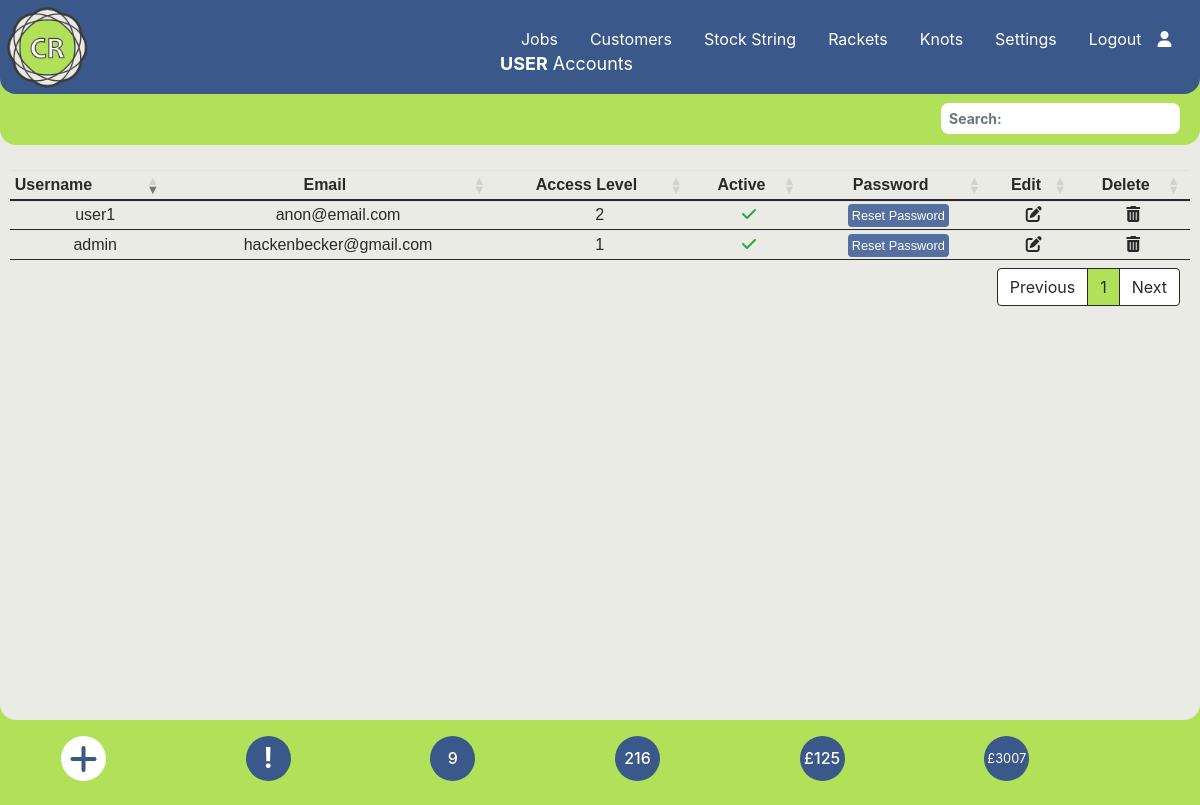
Page /site-users.php (signed in) on the committed database.
### tables this page shows
CREATE TABLE `accounts` (
  `id` int(11) NOT NULL,
  `username` varchar(50) NOT NULL,
  `password` varchar(255) NOT NULL,
  `level` int(3) NOT NULL,
  `email` varchar(100) NOT NULL,
  `active` int(11) NOT NULL DEFAULT 0
);

CREATE TABLE `settings` (
  `id` int(5) NOT NULL,
  `description` varchar(20) NOT NULL,
  `value` varchar(5) NOT NULL
);

### site-users.php (the view, shortened to what this page needs)
<?php require_once('./Connections/wcba.php');
require_once('./menu.php');
$current_month_text = date("F");
$current_month_numeric = date("m");
$current_year = date("Y");
$sql = "SELECT * FROM accounts";
$Recordset1 = mysqli_query($conn, $sql) or die(mysqli_error($conn));
$row_Recordset1 = mysqli_fetch_assoc($Recordset1);
$query_Recordset6 = "SELECT * FROM stringjobs WHERE collection_date LIKE '___" . $current_month_numeric . "/" . $current_year . "%'ORDER BY job_id ASC;";
$Recordset6 = mysqli_query($conn, $query_Recordset6) or die(mysqli_error($conn));
$totalRows_Recordset6 = mysqli_num_rows($Recordset6);
$query_Recordset7 = "SELECT * FROM stringjobs ORDER BY job_id ASC;";
$Recordset7 = mysqli_query($conn, $query_Recordset7) or die(mysqli_error($conn));
$totalRows_Recordset7 = mysqli_num_rows($Recordset7);
$query_Recordset8 = "SELECT SUM(price) as SUM from stringjobs;";
$Recordset8 = mysqli_query($conn, $query_Recordset8) or die(mysqli_error($conn));
$row_Recordset8 = mysqli_fetch_assoc($Recordset8);
$sum = $row_Recordset8['SUM'];
$query_Recordset9 = "SELECT SUM(price) as SUM from stringjobs WHERE paid != '1';";
$Recordset9 = mysqli_query($conn, $query_Recordset9) or die(mysqli_error($conn));
$row_Recordset9 = mysqli_fetch_assoc($Recordset9);
$sum_owed = $row_Recordset9['SUM'];
?>
<!DOCTYPE html>
<html lang="en">
<head>
  <link rel="stylesheet" href="https://cdnjs.cloudflare.com/ajax/libs/font-awesome/6.4.2/css/all.min.css">
  <link rel="stylesheet" href="https://stackpath.bootstrapcdn.com/bootstrap/4.3.1/css/bootstrap.min.css">
  <link rel="stylesheet" href="https://cdnjs.cloudflare.com/ajax/libs/bootstrap-datepicker/1.9.0/css/bootstrap-datepicker3.min.css">
  <link rel="stylesheet" href="./css/style.css">
  <link rel="stylesheet" type="text/css" href="https://cdn.datatables.net/1.13.6/css/dataTables.bootstrap4.min.css" />
</head>
<body data-spy="scroll" data-target="#main-nav">
  <?php
  echo $main_menus;
  ?>
  <div>
    <div class="home-section diva">
      <p class="fxdtext"><strong>USER</strong> Accounts</p>
      <table id="tblUser" class="table-text tabl-hover table table-sm center">
        <thead>
          <tr>
            <th>
              Username
            </th>
            <th class="d-none d-lg-table-cell" style="text-align: center">
              Email
            </th>
            <th style="text-align: center">
              Access Level
            </th>
            <th class="d-none d-lg-table-cell" style="text-align: center">
              Active
            </th>
            <th class="d-none d-md-table-cell" style="text-align: center">
              Password
            </th>
            <th style="text-align: center">
              Edit
            </th>
            <th style="text-align: center">
              Delete
            </th>
          </tr>
        </thead>
        <tbody>
          <?php
          do { ?>
            <tr>
              <td class="pl-3"><?php echo $row_Recordset1['username']; ?></td>
              <td class="d-none d-lg-table-cell pl-3" style="text-align: center"><?php echo $row_Recordset1['email']; ?></td>
              <td class="pl-3" style="text-align: center"><?php echo $row_Recordset1['level']; ?></td>
              <td class="d-none d-lg-table-cell" style="text-align: center">
                <?php
                if ($row_Recordset1['active'] == '1') { ?>
                  <i class="text-success fa-solid fa-check"></i>
                <?php } else { ?>
                  <i class="text-danger fa-solid fa-xmark"></i><?php } ?>
              </td>
              <td class="d-none d-md-table-cell" style="text-align: center">
                <small class="p-1 modal_button_submit rounded m-1" data-toggle="modal" data-target="#UserPass<?php echo $row_Recordset1['id']; ?>">Reset Password</small>
              </td>
              <td style="text-align: center"><i class=" fa-solid fa-pen-to-square" data-toggle="modal" data-target="#UserEdit<?php echo $row_Recordset1['id']; ?>"></i></td>
              <td style="text-align: center"><i class=" fa-solid fa-trash-can" data-toggle="modal" data-target="#UserDelete<?php echo $row_Recordset1['id']; ?>"></i></td>
            </tr>
          <?php
          } while ($row_Recordset1 = mysqli_fetch_assoc($Recordset1)); ?>
        </tbody>
      </table>
    </div>
  </div>
  <div class="container center">
    <div class="p-3 row">
      <div class="col-2">
        <a href="#" type="button" class="dot fa-solid fa-plus fa-2x" data-toggle="modal" data-target="#AddUser"></a>
      </div>
      <?php if (!empty($_SESSION['message'])) { ?>
        <div class="col-2">
          <h3 class="blinking" title="Warning Messages" data-toggle="modal" data-target="#warningModal"><strong>!</strong></h3>
        </div>
      <?php } else { ?>
        <div class="col-2">
          <h3 class="dotb" title="Warning Messages"><strong>!</strong></h3>
        </div>
      <?php } ?>
      <div class="col-2">
        <h3 class="dotbt h6 " title="Restrings for <?php echo $current_month_text; ?>"><?php echo $totalRows_Recordset6 ?></h3>
      </div>
      <div class="col-2">
        <a href="#" class="dotbt h6" title="Total restrings"><?php echo $totalRows_Recordset7 ?></a>
      </div>
      <div class="col-2">
        <a href="./jobs-unpaid.php" class="dotbt h6" title="Amount Owed"><?php echo "$currency" . $sum_owed ?></a>
      </div>
      <div class="col-2">
        <a href="#" class="dotbtt h7" title="Total Income"><small><?php echo "$currency" . $sum ?></small></a>
      </div>
    </div>
  </div>
</body>
</html>

### css/style.css (style rules this page uses)
body { background: #b1e158; color: #fff; z-index: 0; }
.fxdtext { position: fixed; top: 50px; left: 200px; font-weight: normal; font-size: 18px; color: #ffffff; z-index: 500; }
@media screen and (max-width: 2500px) { .fxdtext { left: 500px; } }
table.dataTable { clear: both; margin-top: 6px !important; margin-bottom: 6px !important; max-width: none !important; border-collapse: collapse !important; border-spacing: 0; padding-top: 120px; padding-left: 10px; padding-right: 10px; }
@media screen and (max-width: 2500px) { .table.dataTable { padding-top: 140px; font-size: 16px; } }
table.dataTable > thead > tr > th { border-bottom: 2px solid #292928; }
table.dataTable > tbody > tr > td { border-bottom: 1px solid #292928; }
.table-text { color: #292928; font-weight: normal; font: 14px Arial, sans-serif; }
.center { margin-left: auto; margin-right: auto; }
.home-section { background: #ebebe6; width: 100%; height: 670px; border-bottom-left-radius: 1rem; border-bottom-right-radius: 1rem; z-index: 1; }
@media screen and (max-width: 2500px) { .home-section { height: 720px; } }
a, a:hover, a:focus { color: inherit; text-decoration: none; transition: all 0.3s; }
.dot { height: 45px; width: 45px; background-color: #ffffff; border-radius: 50%; display: inline-block; color: #3b588a; display: flex; align-items: center; justify-content: center; }
.dotb { height: 45px; width: 45px; background-color: #3b588a; color: #ffffff; border-radius: 50%; display: inline-block; display: flex; align-items: center; justify-content: center; }
.dotbt { height: 45px; width: 45px; background-color: #3b588a; color: #ffffff; border-radius: 50%; display: inline-block; display: flex; align-items: center; justify-content: center; }
.dotbtt { height: 45px; width: 45px; background-color: #3b588a; color: #ffffff; border-radius: 50%; display: inline-block; display: flex; align-items: center; justify-content: center; }
.nav-item { margin-left: 0rem; }
.nav-link { font-size: 16px; font-weight: 400; color: #ffffff; }
.modal_button_submit { background-color: #5370a1; color: #ffffff; }
.diva { overflow-x: hidden; }

### rows in the picture
accounts: username "admin", email "hackenbecker@gmail.com", level "1", active 1 (drawn)
accounts: username "user1", email "anon@email.com", level "2", active 1 (drawn)
settings: value "£"

### other values in the picture
$_SESSION['loginmenu'] "Logout"
$totalRows_Recordset6 "9"
$totalRows_Recordset7 "216"
$sum_owed "125"
$sum "3007"
